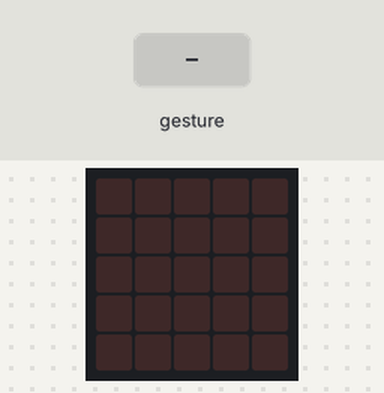
The program below on a simulated BBC micro:bit running MicroPython. Shown: the board's 5×5 LED display. Inputs (shaded band) come from the test bench. Random numbers come from a fixed seed; a tilt is held for 1.5 s and a shake lasts 1 s, then the board lies face up again.

Above: at 1.2 s.
1.3 s: gesture 'shake'
At 1.99 s:
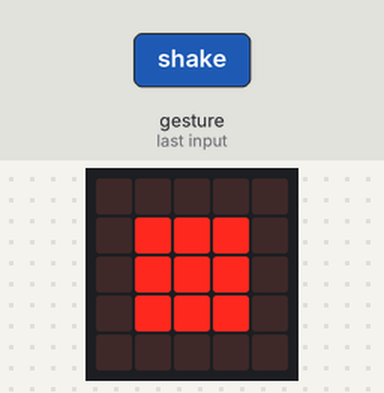
At 2.7 s:
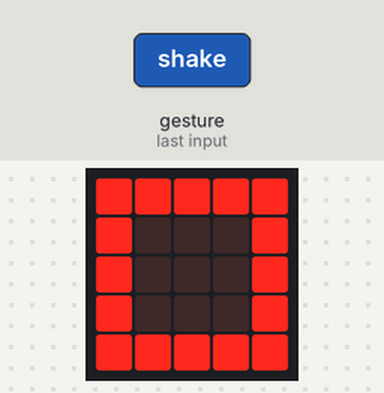
Timing chart, 0 to 4.3 s (numbered marks = the images above; inputs shaded):
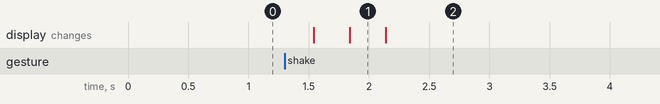

The program:

papir_kamen_makaze.py
```python
from microbit import *
import random

list = Image("99999:90009:90009:90009:99999")
kamen = Image("00000:09990:09990:09990:00000")
nozicki = Image("99009:99090:00900:99090:99009")

sliki = [list, kamen, nozicki]

while True:
    dvizanje = accelerometer.current_gesture()
    if dvizanje == "shake":
        display.show(random.choice(sliki))
```

Measured:
- after the input at 1.3 s, the display: first changes after 0.24 s (image 1 shows a later state)
